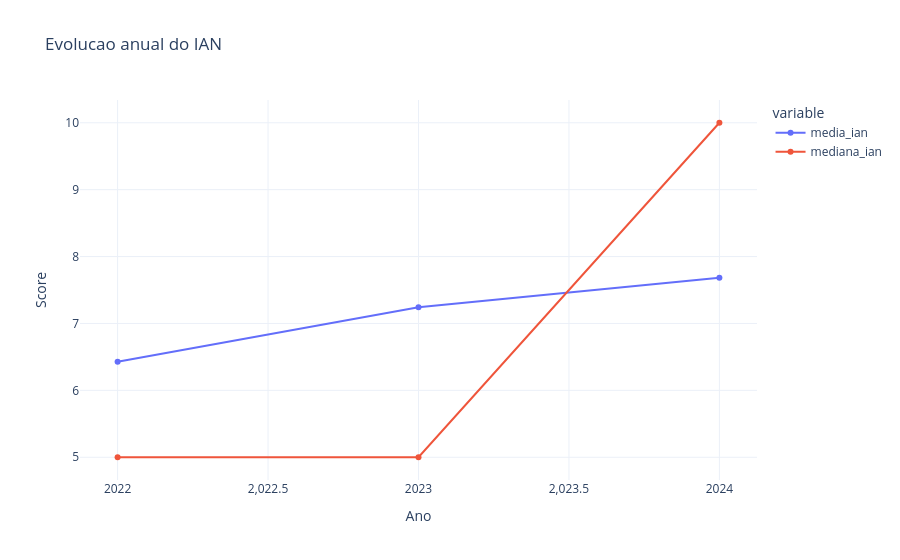
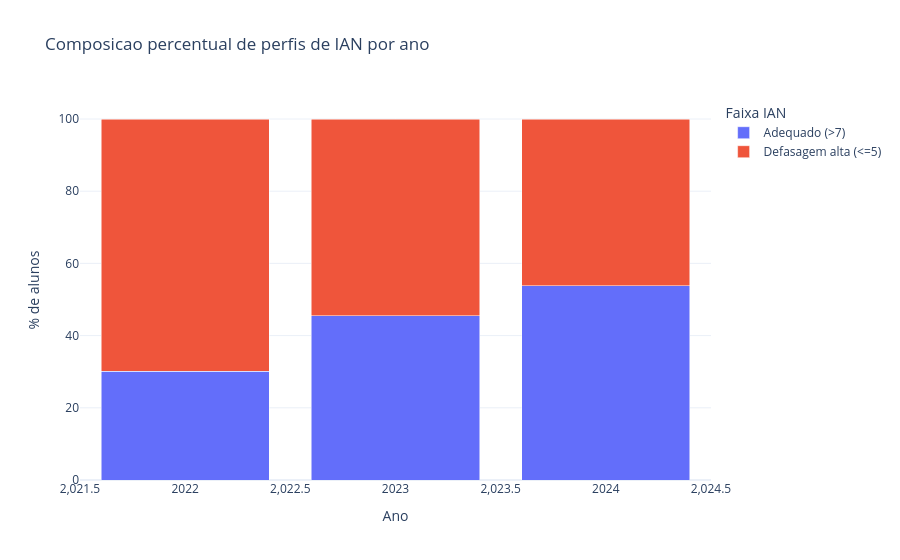

The code cell stored with these charts, in order, in its notebook:
### Markdown cell above
## 6) Q1 - IAN (Adequacao de Nivel): perfil de defasagem e evolucao temporal

### Code cell
ian_summary = (
    df.dropna(subset=["ian"])
    .groupby("ano_referencia", as_index=False)
    .agg(media_ian=("ian", "mean"), mediana_ian=("ian", "median"), alunos=("ra", "nunique"))
    .sort_values("ano_referencia")
)
display(ian_summary.round(3))

fig_ian_line = px.line(
    ian_summary,
    x="ano_referencia",
    y=["media_ian", "mediana_ian"],
    markers=True,
    title="Evolucao anual do IAN",
    labels={"value": "Score", "ano_referencia": "Ano"},
)
fig_ian_line.show()


def faixa_ian(value: float) -> str:
    if pd.isna(value):
        return np.nan
    if value <= 5:
        return "Defasagem alta (<=5)"
    if value <= 7:
        return "Atencao (5-7)"
    return "Adequado (>7)"


ian_mix = df[["ano_referencia", "ian"]].copy()
ian_mix["faixa_ian"] = ian_mix["ian"].apply(faixa_ian)
ian_mix = (
    ian_mix.dropna(subset=["faixa_ian"])
    .groupby(["ano_referencia", "faixa_ian"], as_index=False)
    .size()
    .rename(columns={"size": "quantidade"})
)
ian_mix["percentual"] = ian_mix.groupby("ano_referencia")["quantidade"].transform(lambda s: 100 * s / s.sum())

fig_ian_mix = px.bar(
    ian_mix,
    x="ano_referencia",
    y="percentual",
    color="faixa_ian",
    barmode="stack",
    title="Composicao percentual de perfis de IAN por ano",
    labels={"percentual": "% de alunos", "ano_referencia": "Ano", "faixa_ian": "Faixa IAN"},
)
fig_ian_mix.show()

### Figure 1 — Plotly figure (JSON) as saved in the notebook; plotly's stock layout.template omitted (floating-point values rounded to 4 significant figures)
{"data": [{"hovertemplate": "variable=media_ian<br>Ano=%{x}<br>Score=%{y}<extra></extra>", "legendgroup": "media_ian", "line": {"color": "#636efa", "dash": "solid"}, "marker": {"symbol": "circle"}, "mode": "lines+markers", "name": "media_ian", "orientation": "v", "showlegend": true, "type": "scatter", "x": [2022, 2023, 2024], "xaxis": "x", "y": [6.426, 7.241, 7.682], "yaxis": "y"}, {"hovertemplate": "variable=mediana_ian<br>Ano=%{x}<br>Score=%{y}<extra></extra>", "legendgroup": "mediana_ian", "line": {"color": "#EF553B", "dash": "solid"}, "marker": {"symbol": "circle"}, "mode": "lines+markers", "name": "mediana_ian", "orientation": "v", "showlegend": true, "type": "scatter", "x": [2022, 2023, 2024], "xaxis": "x", "y": [5.0, 5.0, 10.0], "yaxis": "y"}], "layout": {"legend": {"title": {"text": "variable"}, "tracegroupgap": 0}, "title": {"text": "Evolucao anual do IAN"}, "xaxis": {"anchor": "y", "domain": [0, 1], "title": {"text": "Ano"}}, "yaxis": {"anchor": "x", "domain": [0, 1], "title": {"text": "Score"}}}}

### Figure 2 — Plotly figure (JSON) as saved in the notebook; plotly's stock layout.template omitted (floating-point values rounded to 4 significant figures)
{"data": [{"hovertemplate": "Faixa IAN=Adequado (>7)<br>Ano=%{x}<br>% de alunos=%{y}<extra></extra>", "legendgroup": "Adequado (>7)", "marker": {"color": "#636efa", "pattern": {"shape": ""}}, "name": "Adequado (>7)", "orientation": "v", "showlegend": true, "textposition": "auto", "type": "bar", "x": [2022, 2023, 2024], "xaxis": "x", "y": [30.15, 45.51, 53.77], "yaxis": "y"}, {"hovertemplate": "Faixa IAN=Defasagem alta (<=5)<br>Ano=%{x}<br>% de alunos=%{y}<extra></extra>", "legendgroup": "Defasagem alta (<=5)", "marker": {"color": "#EF553B", "pattern": {"shape": ""}}, "name": "Defasagem alta (<=5)", "orientation": "v", "showlegend": true, "textposition": "auto", "type": "bar", "x": [2022, 2023, 2024], "xaxis": "x", "y": [69.85, 54.49, 46.23], "yaxis": "y"}], "layout": {"barmode": "stack", "legend": {"title": {"text": "Faixa IAN"}, "tracegroupgap": 0}, "title": {"text": "Composicao percentual de perfis de IAN por ano"}, "xaxis": {"anchor": "y", "domain": [0, 1], "title": {"text": "Ano"}}, "yaxis": {"anchor": "x", "domain": [0, 1], "title": {"text": "% de alunos"}}}}
